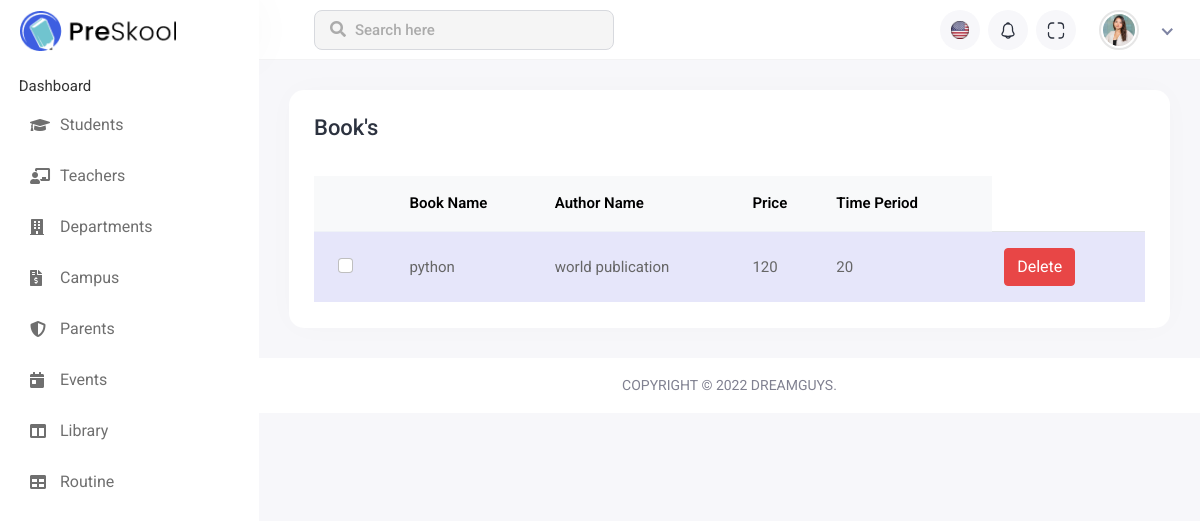
/book_page/, run on an earlier commit of the app's database.
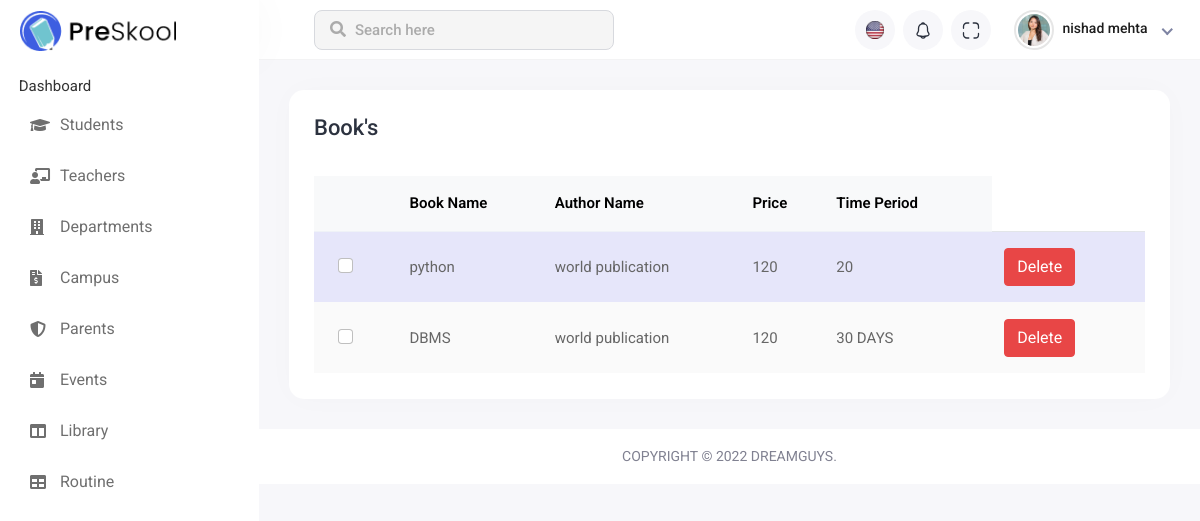
And on a later commit of the database.
### Institute_Management_App/models.py (models this page shows, shortened)
class Book(models.Model):
    Book_Name=models.CharField(max_length=40)
    Author_Name=models.CharField(max_length=40)
    Price=models.CharField(max_length=40)
    Time_Period=models.CharField(max_length=40)
    class Meta:
        db_table = 'book'

class Common(models.Model):
    Master=models.ForeignKey(Master, on_delete=models.CASCADE)
    Name=models.CharField(max_length=50)
    DateOfBirth=models.DateField(default='2022-11-21')
    DateOfJoining=models.DateField(default='2022-11-21')
    Address=models.CharField(max_length=100)
    class Meta:
        db_table="common"

### Institute_Management_App/views.py (the view)
# urls.py: path('book_page/',book_page,name='book_page'),
def book_page(request):
    book_page_data(request) #load student data
    return render(request,'book_page.html', data)

### Institute_Management_App/views.py (called while the page is built)
def book_page_data(request):
    print(request.POST)
    book = Book.objects.all()
    data['book'] = book

### Institute_Management_App/templates/book_page.html (shortened to what the changed rows need)
{% extends 'base.html' %}
{% load static %}
{% block main_content %}
<div class="main-wrapper">
    <div class="header">
        <ul class="nav user-menu">
            <li class="nav-item dropdown has-arrow new-user-menus">
                <a href="#" class="dropdown-toggle nav-link" data-bs-toggle="dropdown">
                    <span class="user-img">
                        <div class="user-text">
                            <h6>{{user_data.first_name}} {{user_data.last_name}}</h6>
                        </div>
                    </span>
                </a>
            </li>
        </ul>
    </div>
    <div class="page-wrapper">
        <div class="content container-fluid">
            <div class="row">
                <div class="col-sm-12">
                    <div class="card card-table comman-shadow">
                        <div class="card-body">
                            <div class="table-responsive">
                                <table
                                    class="table border-0 star-student table-hover table-center mb-0 datatable table-striped">
                                    <thead class="student-thread">
                                        <tr>
                                            <th>
                                            </th>
                                            <th>Book Name</th>
                                            <th>Author Name</th>
                                            <th>Price</th>
                                            <th>Time Period</th>
                                        </tr>
                                    </thead>
                                    <tbody>
                                        {% for S_data in book %}
                                        <tr>
                                            <td>
                                                <div class="form-check check-tables">
                                                    <input class="form-check-input" type="checkbox" value="something">
                                                </div>
                                            </td>
                                            <td>{{S_data.Book_Name}}</td>
                                            <td>{{S_data.Author_Name}}</td>
                                            <td>{{S_data.Price}}</td>
                                            <td>{{S_data.Time_Period}}</td>
                                            <td><button class="btn btn-danger"> <a style="color: white;" href="{% url 'book_delete' book_name=S_data.Book_Name %}"> Delete</a></button></td>
                                        </tr>
                                        {% endfor %}
                                    </tbody>
                                </table>
                            </div>
                        </div>
                    </div>
                </div>
            </div>
        </div>
    </div>
</div>
{% endblock %}

What changed in the data, as far as the page shows it:
now on this page (row unchanged): Common: first_name "nishad", last_name "mehta"
added Book: Book_Name "DBMS", Author_Name "world publication", Price "120", Time_Period "30 DAYS"
